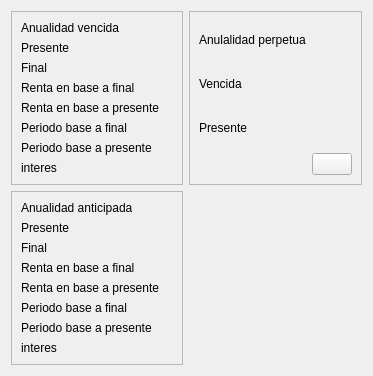
         <widget class="QWidget" name="page_3">
          <layout class="QGridLayout" name="gridLayout_9">
           <item row="0" column="0">
            <widget class="QFrame" name="frame_49">
             <property name="frameShape">
              <enum>QFrame::StyledPanel</enum>
             </property>
             <property name="frameShadow">
              <enum>QFrame::Raised</enum>
             </property>
             <layout class="QGridLayout" name="gridLayout_10">
              <item row="1" column="1">
               <widget class="QLabel" name="venc_presente">
                <property name="text">
                 <string/>
                </property>
               </widget>
              </item>
              <item row="1" column="0">
               <widget class="QLabel" name="label_31">
                <property name="text">
                 <string>Presente</string>
                </property>
               </widget>
              </item>
              <item row="4" column="0">
               <widget class="QLabel" name="label_35">
                <property name="text">
                 <string>Renta en base a presente</string>
                </property>
               </widget>
              </item>
              <item row="4" column="1">
               <widget class="QLabel" name="venc_renta_p">
                <property name="text">
                 <string/>
                </property>
               </widget>
              </item>
              <item row="5" column="0">
               <widget class="QLabel" name="label_36">
                <property name="text">
                 <string>Periodo base a final</string>
                </property>
               </widget>
              </item>
              <item row="5" column="1">
               <widget class="QLabel" name="venc_n_f">
                <property name="text">
                 <string/>
                </property>
               </widget>
              </item>
              <item row="0" column="0">
               <widget class="QLabel" name="label_30">
                <property name="text">
                 <string>Anualidad vencida</string>
                </property>
               </widget>
              </item>
              <item row="2" column="1">
               <widget class="QLabel" name="venc_final">
                <property name="text">
                 <string/>
                </property>
               </widget>
              </item>
              <item row="3" column="0">
               <widget class="QLabel" name="label_34">
                <property name="text">
                 <string>Renta en base a final</string>
                </property>
               </widget>
              </item>
              <item row="3" column="1">
               <widget class="QLabel" name="venc_renta_f">
                <property name="text">
                 <string/>
                </property>
               </widget>
              </item>
              <item row="7" column="1">
               <widget class="QLabel" name="venc_i">
                <property name="text">
                 <string/>
                </property>
               </widget>
              </item>
              <item row="6" column="1">
               <widget class="QLabel" name="venc_n_p">
                <property name="text">
                 <string/>
                </property>
               </widget>
              </item>
              <item row="7" column="0">
               <widget class="QLabel" name="label_38">
                <property name="text">
                 <string>interes</string>
                </property>
               </widget>
              </item>
              <item row="6" column="0">
               <widget class="QLabel" name="label_37">
                <property name="text">
                 <string>Periodo base a presente</string>
                </property>
               </widget>
              </item>
              <item row="2" column="0">
               <widget class="QLabel" name="label_33">
                <property name="text">
                 <string>Final</string>
                </property>
               </widget>
              </item>
             </layout>
            </widget>
           </item>
           <item row="1" column="0">
            <widget class="QFrame" name="frame_50">
             <property name="frameShape">
              <enum>QFrame::StyledPanel</enum>
             </property>
             <property name="frameShadow">
              <enum>QFrame::Raised</enum>
             </property>
             <layout class="QGridLayout" name="gridLayout_11">
              <item row="4" column="0">
               <widget class="QLabel" name="label_64">
                <property name="text">
                 <string>Renta en base a presente</string>
                </property>
               </widget>
              </item>
              <item row="6" column="0">
               <widget class="QLabel" name="label_74">
                <property name="text">
                 <string>Periodo base a presente</string>
                </property>
               </widget>
              </item>
              <item row="0" column="0">
               <widget class="QLabel" name="label_39">
                <property name="text">
                 <string>Anualidad anticipada</string>
                </property>
               </widget>
              </item>
              <item row="5" column="0">
               <widget class="QLabel" name="label_67">
                <property name="text">
                 <string>Periodo base a final</string>
                </property>
               </widget>
              </item>
              <item row="4" column="1">
               <widget class="QLabel" name="anti_p">
                <property name="text">
                 <string/>
                </property>
               </widget>
              </item>
              <item row="2" column="0">
               <widget class="QLabel" name="label_62">
                <property name="text">
                 <string>Final</string>
                </property>
               </widget>
              </item>
              <item row="5" column="1">
               <widget class="QLabel" name="anti_n_f">
                <property name="text">
                 <string/>
                </property>
               </widget>
              </item>
              <item row="2" column="1">
               <widget class="QLabel" name="anti_final">
                <property name="text">
                 <string/>
                </property>
               </widget>
              </item>
              <item row="1" column="0">
               <widget class="QLabel" name="label_61">
                <property name="text">
                 <string>Presente</string>
                </property>
               </widget>
              </item>
              <item row="3" column="0">
               <widget class="QLabel" name="label_63">
                <property name="text">
                 <string>Renta en base a final</string>
                </property>
               </widget>
              </item>
              <item row="3" column="1">
               <widget class="QLabel" name="anti_renta_f">
                <property name="text">
                 <string/>
                </property>
               </widget>
              </item>
              <item row="6" column="1">
               <widget class="QLabel" name="anti_n_p">
                <property name="text">
                 <string/>
                </property>
               </widget>
              </item>
              <item row="1" column="1">
               <widget class="QLabel" name="anti_presente">
                <property name="text">
                 <string/>
                </property>
               </widget>
              </item>
              <item row="7" column="0">
               <widget class="QLabel" name="label_76">
                <property name="text">
                 <string>interes</string>
                </property>
               </widget>
              </item>
              <item row="7" column="1">
               <widget class="QLabel" name="anti_i">
                <property name="text">
                 <string/>
                </property>
               </widget>
              </item>
             </layout>
            </widget>
           </item>
           <item row="0" column="1">
            <widget class="QFrame" name="frame_51">
             <property name="frameShape">
              <enum>QFrame::StyledPanel</enum>
             </property>
             <property name="frameShadow">
              <enum>QFrame::Raised</enum>
             </property>
             <layout class="QGridLayout" name="gridLayout_12">
              <item row="0" column="0">
               <widget class="QLabel" name="label_78">
                <property name="text">
                 <string>Anulalidad perpetua</string>
                </property>
               </widget>
              </item>
              <item row="1" column="0">
               <widget class="QLabel" name="label_79">
                <property name="text">
                 <string>Vencida</string>
                </property>
               </widget>
              </item>
              <item row="2" column="1">
               <widget class="QLabel" name="perpetia_presente">
                <property name="text">
                 <string/>
                </property>
               </widget>
              </item>
              <item row="2" column="0">
               <widget class="QLabel" name="label_80">
                <property name="text">
                 <string>Presente</string>
                </property>
               </widget>
              </item>
              <item row="1" column="1">
               <widget class="QLabel" name="perp_vencida">
                <property name="text">
                 <string/>
                </property>
               </widget>
              </item>
              <item row="3" column="1">
               <widget class="QPushButton" name="pushButton_2">
                <property name="text">
                 <string/>
                </property>
                <property name="icon">
                 <iconset>
                  <normaloff>economista/logo.png</normaloff>economista/logo.png</iconset>
                </property>
                <property name="iconSize">
                 <size>
                  <width>160</width>
                  <height>160</height>
                 </size>
                </property>
               </widget>
              </item>
             </layout>
            </widget>
           </item>
          </layout>
         </widget>
